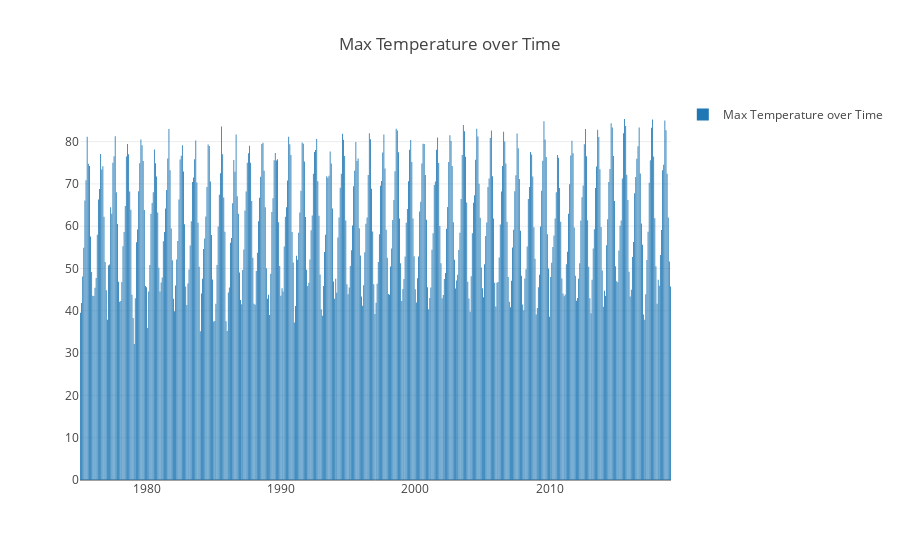

Notebook source saved alongside this figure:
### Code cell
traceTempMaxDate = go.Bar(x=Climate_Data_State.index, y=Climate_Data_State['TempMAX'],name='Max Temperature over Time')
layoutTempMaxDate = go.Layout(title='Max Temperature over Time',showlegend=True)
figTempMaxDate = go.Figure(data=[traceTempMaxDate],layout=layoutTempMaxDate)
iplot(figTempMaxDate)

### Figure 1 — Plotly figure (JSON) as saved in the notebook; plotly's stock layout.template omitted (floating-point values rounded to 4 significant figures; data arrays with more than 128 entries replaced by an {"elided": "..."} marker saying what was removed)
{"data": [{"name": "Max Temperature over Time", "type": "bar", "uid": "bbbac80a-7088-457a-b59f-c62d36219f77", "x": {"elided": "528 str values"}, "y": {"elided": "528 float values"}}], "layout": {"showlegend": true, "title": "Max Temperature over Time"}}
